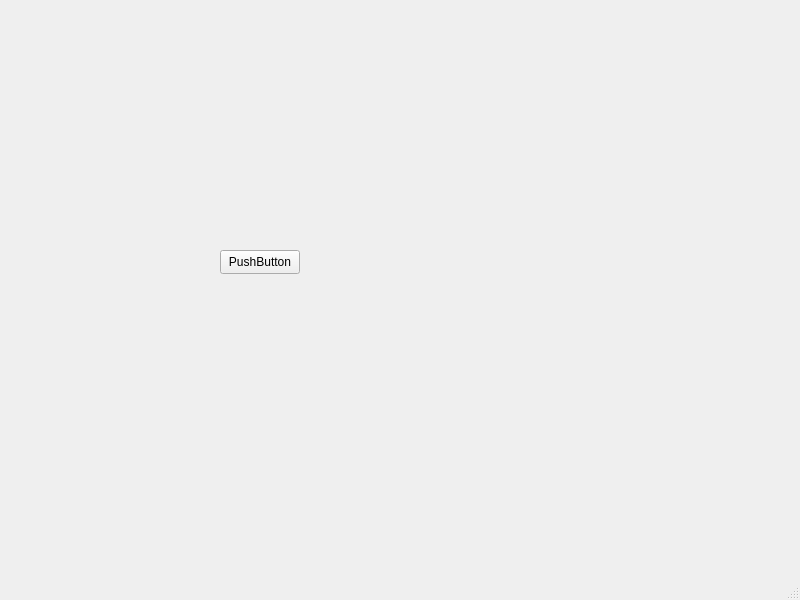
<?xml version="1.0" encoding="UTF-8"?>
<ui version="4.0">
 <class>MainWindow</class>
 <widget class="QMainWindow" name="MainWindow">
  <property name="geometry">
   <rect>
    <x>0</x>
    <y>0</y>
    <width>800</width>
    <height>600</height>
   </rect>
  </property>
  <property name="windowTitle">
   <string>MainWindow</string>
  </property>
  <widget class="QWidget" name="centralwidget">
   <widget class="QPushButton" name="pushButton">
    <property name="geometry">
     <rect>
      <x>220</x>
      <y>250</y>
      <width>80</width>
      <height>24</height>
     </rect>
    </property>
    <property name="text">
     <string>PushButton</string>
    </property>
   </widget>
  </widget>
  <widget class="QMenuBar" name="menubar">
   <property name="geometry">
    <rect>
     <x>0</x>
     <y>0</y>
     <width>800</width>
     <height>21</height>
    </rect>
   </property>
  </widget>
  <widget class="QStatusBar" name="statusbar"/>
 </widget>
 <resources/>
 <connections/>
</ui>
